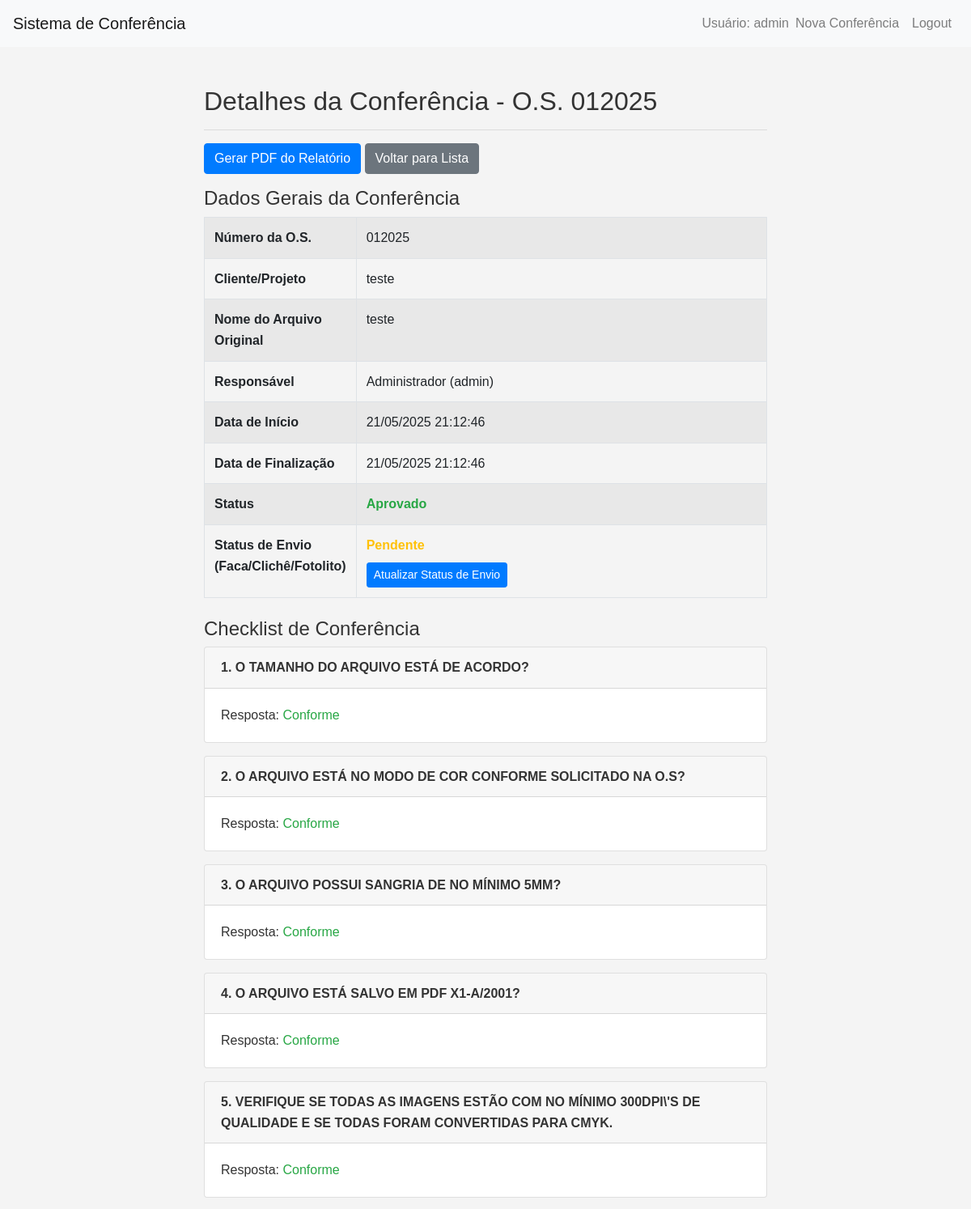
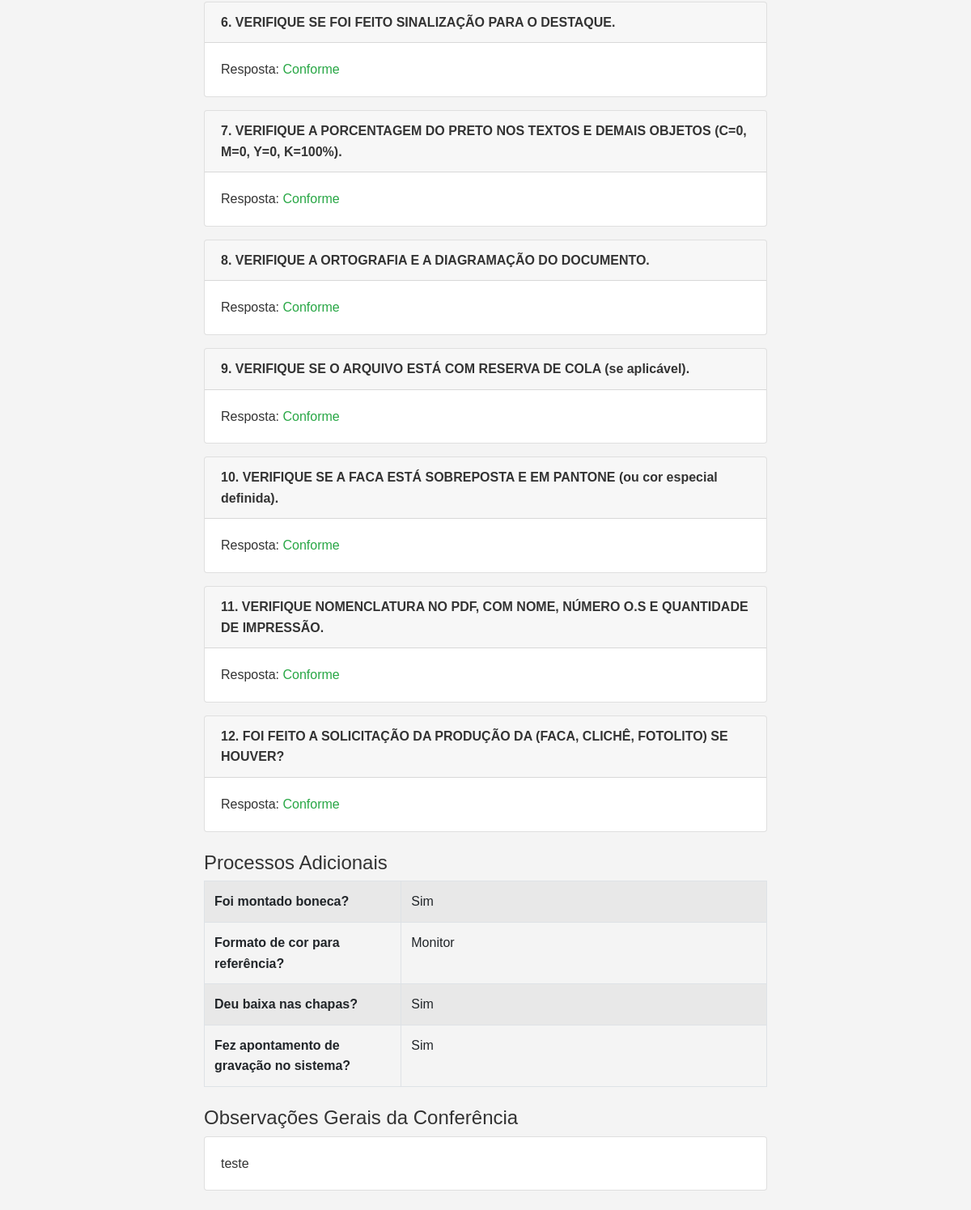
The page /conferencia/1 (signed in) on the database its author committed (2 pictures, top to bottom).
### app.py (models this page shows, shortened)
class Usuario(db.Model):
    __tablename__ = "Usuarios"
    id_usuario = db.Column(db.Integer, primary_key=True, autoincrement=True)
    nome_usuario = db.Column(db.String(80), unique=True, nullable=False)
    senha_hash = db.Column(db.String(200), nullable=False)
    nome_completo = db.Column(db.String(120), nullable=False)
    email = db.Column(db.String(120), unique=True, nullable=True)
    perfil = db.Column(db.String(50), default="operador") # operador, supervisor
    data_criacao = db.Column(db.DateTime, default=datetime.datetime.utcnow)
    conferencias = db.relationship("Conferencia", backref="responsavel", lazy=True)

class Conferencia(db.Model):
    __tablename__ = "Conferencias"
    id_conferencia = db.Column(db.Integer, primary_key=True, autoincrement=True)
    id_usuario_responsavel = db.Column(db.Integer, db.ForeignKey("Usuarios.id_usuario"), nullable=False)
    numero_os = db.Column(db.String(100), nullable=False, index=True)
    nome_cliente_projeto = db.Column(db.String(200))
    nome_arquivo_original = db.Column(db.String(255))
    data_inicio_conferencia = db.Column(db.DateTime, default=datetime.datetime.utcnow)
    data_fim_conferencia = db.Column(db.DateTime)
    observacoes_gerais = db.Column(db.Text)
    status_conferencia = db.Column(db.String(50), default="Em Andamento") # Em Andamento, Aprovado, Reprovado com Pendências
    itens_conferencia = db.relationship("ItemConferencia", backref="conferencia_pai", lazy=True, cascade="all, delete-orphan")
    processos_adicionais = db.relationship("ProcessoAdicionalConferencia", backref="conferencia_pai", lazy=True, uselist=False, cascade="all, delete-orphan")

class ItemConferencia(db.Model):
    __tablename__ = "ItensConferencia"
    id_item_conferencia = db.Column(db.Integer, primary_key=True, autoincrement=True)
    id_conferencia = db.Column(db.Integer, db.ForeignKey("Conferencias.id_conferencia"), nullable=False)
    codigo_item_checklist = db.Column(db.String(100), nullable=False)
    descricao_item_checklist = db.Column(db.Text, nullable=False)
    resposta = db.Column(db.String(50)) # Conforme, Não Conforme, N/A
    observacao_item = db.Column(db.Text)

class ProcessoAdicionalConferencia(db.Model):
    __tablename__ = "ProcessosAdicionaisConferencia"
    id_processo_conferencia = db.Column(db.Integer, primary_key=True, autoincrement=True)
    id_conferencia = db.Column(db.Integer, db.ForeignKey("Conferencias.id_conferencia"), nullable=False)
    montou_boneca = db.Column(db.String(20))
    referencia_cor = db.Column(db.String(100))
    detalhe_referencia_cor = db.Column(db.String(255))
    deu_baixa_chapas = db.Column(db.String(20))
    fez_apontamento_sistema = db.Column(db.String(20))

### app.py (the view)
@app.route("/conferencia/<int:id_conferencia>")
def visualizar_conferencia(id_conferencia):
    if "user_id" not in session:
        return redirect(url_for("login"))
    conferencia = Conferencia.query.get_or_404(id_conferencia)
    if conferencia.id_usuario_responsavel != session["user_id"]:
        flash("Você não tem permissão para ver esta conferência.", "danger")
        return redirect(url_for("index"))
    usuario = Usuario.query.get(session["user_id"])
    return render_template("conferencia_detalhe.html", conferencia=conferencia, usuario=usuario)

### app.py (called while the page is built)
@app.template_filter("datetimeformat")
def datetimeformat(value, format="%d/%m/%Y %H:%M:%S"):
    if value is None:
        return ""
    return value.strftime(format)

### templates/conferencia_detalhe.html (shortened to what this page needs)
{% extends "base.html" %}
{% block content %}
<div class="container mt-4">
    <h2>Detalhes da Conferência - O.S. {{ conferencia.numero_os }}</h2>
    <hr>
    <div class="mb-3">
        <a href="{{ url_for('gerar_pdf_conferencia', id_conferencia=conferencia.id_conferencia) }}" class="btn btn-primary" target="_blank">Gerar PDF do Relatório</a>
        <a href="{{ url_for('index') }}" class="btn btn-secondary">Voltar para Lista</a>
    </div>
    <h4>Dados Gerais da Conferência</h4>
    <table class="table table-bordered table-striped">
        <tbody>
            <tr>
                <th scope="row" style="width: 25%;">Número da O.S.</th>
                <td>{{ conferencia.numero_os }}</td>
            </tr>
            <tr>
                <th scope="row">Cliente/Projeto</th>
                <td>{{ conferencia.nome_cliente_projeto if conferencia.nome_cliente_projeto else 'N/A' }}</td>
            </tr>
            <tr>
                <th scope="row">Nome do Arquivo Original</th>
                <td>{{ conferencia.nome_arquivo_original if conferencia.nome_arquivo_original else 'N/A' }}</td>
            </tr>
            <tr>
                <th scope="row">Responsável</th>
                <td>{{ conferencia.responsavel.nome_completo }} ({{ conferencia.responsavel.nome_usuario }})</td>
            </tr>
            <tr>
                <th scope="row">Data de Início</th>
                <td>{{ conferencia.data_inicio_conferencia|datetimeformat }}</td>
            </tr>
            <tr>
                <th scope="row">Data de Finalização</th>
                <td>{{ conferencia.data_fim_conferencia|datetimeformat if conferencia.data_fim_conferencia else 'Em Andamento' }}</td>
            </tr>
            <tr>
                <th scope="row">Status</th>
                <td class="{% if conferencia.status_conferencia == 'Reprovado com Pendências'%}text-danger font-weight-bold{% elif conferencia.status_conferencia == 'Aprovado'%}text-success font-weight-bold{% endif %}">
                    {{ conferencia.status_conferencia }}
                </td>
            </tr>
            <tr>
                <th scope="row">Status de Envio (Faca/Clichê/Fotolito)</th>
                <td>
                    {% if conferencia.envio_faca_cliche %}
                        <span class="{% if conferencia.envio_faca_cliche.status_envio == 'Enviado'%}text-success font-weight-bold{% else %}text-warning font-weight-bold{% endif %}">
                            {{ conferencia.envio_faca_cliche.status_envio }}
                        </span>
                        {% if conferencia.envio_faca_cliche.status_envio == 'Enviado' and conferencia.envio_faca_cliche.responsavel_envio %}
                            <br><small>por {{ conferencia.envio_faca_cliche.responsavel_envio.nome_completo }} em {{ conferencia.envio_faca_cliche.data_envio|datetimeformat }}</small>
                        {% endif %}
                        {% if conferencia.envio_faca_cliche.observacoes_envio %}
                            <br><small><em>Observações: {{ conferencia.envio_faca_cliche.observacoes_envio }}</em></small>
                        {% endif %}
                    {% else %}
                        <span class="text-warning font-weight-bold">Pendente</span>
                    {% endif %}
                    {% if usuario.perfil == 'responsavel_envio' or usuario.perfil == 'supervisor' %}
                    <br>
                    <button type="button" class="btn btn-sm btn-primary mt-2" data-toggle="modal" data-target="#modalEnvio">
                        Atualizar Status de Envio
                    </button>
                    {% endif %}
                </td>
            </tr>
        </tbody>
    </table>
    <h4 class="mt-4">Checklist de Conferência</h4>
    {% for item in conferencia.itens_conferencia %}
    <div class="card mb-3">
        <div class="card-header">
            <strong>{{ loop.index }}. {{ item.descricao_item_checklist }}</strong>
        </div>
        <div class="card-body">
            <p class="card-text">Resposta:
                <span class="{% if item.resposta == 'Não Conforme'%}text-danger font-weight-bold{% elif item.resposta == 'Conforme'%}text-success{% else %}text-muted{% endif %}">
                    {{ item.resposta if item.resposta else 'Não respondido' }}
                </span>
            </p>
        </div>
    </div>
    {% endfor %}
    {% if conferencia.processos_adicionais %}
    <h4 class="mt-4">Processos Adicionais</h4>
    <table class="table table-bordered table-striped">
        <tbody>
            <tr>
                <th scope="row" style="width: 35%;">Foi montado boneca?</th>
                <td>{{ conferencia.processos_adicionais.montou_boneca if conferencia.processos_adicionais.montou_boneca else 'N/A' }}</td>
            </tr>
            <tr>
                <th scope="row">Formato de cor para referência?</th>
                <td>
                    {{ conferencia.processos_adicionais.referencia_cor if conferencia.processos_adicionais.referencia_cor else 'N/A' }}
                </td>
            </tr>
            <tr>
                <th scope="row">Deu baixa nas chapas?</th>
                <td>{{ conferencia.processos_adicionais.deu_baixa_chapas if conferencia.processos_adicionais.deu_baixa_chapas else 'N/A' }}</td>
            </tr>
            <tr>
                <th scope="row">Fez apontamento de gravação no sistema?</th>
                <td>{{ conferencia.processos_adicionais.fez_apontamento_sistema if conferencia.processos_adicionais.fez_apontamento_sistema else 'N/A' }}</td>
            </tr>
        </tbody>
    </table>
    {% endif %}
    {% if conferencia.observacoes_gerais %}
    <h4 class="mt-4">Observações Gerais da Conferência</h4>
    <div class="card">
        <div class="card-body">
            <p class="card-text">{{ conferencia.observacoes_gerais }}</p>
        </div>
    </div>
    {% endif %}
</div>
{% endblock %}

### templates/base.html (shortened to what this page needs)
<!doctype html>
<html lang="pt-br">
<head>
    <link rel="stylesheet" href="https://stackpath.bootstrapcdn.com/bootstrap/4.5.2/css/bootstrap.min.css">
    <link rel="stylesheet" href="{{ url_for('static', filename='style.css') }}">
</head>
<body>
    <nav class="navbar navbar-expand-lg navbar-light bg-light">
        <a class="navbar-brand" href="{{ url_for('index') }}">Sistema de Conferência</a>
        <div class="collapse navbar-collapse" id="navbarNav">
            <ul class="navbar-nav ml-auto">
                {% if session.user_id %}
                    <li class="nav-item">
                        <span class="navbar-text">Usuário: {{ session.user_name }}</span>
                    </li>
                    <li class="nav-item">
                        <a class="nav-link" href="{{ url_for('nova_conferencia') }}">Nova Conferência</a>
                    </li>
                    <li class="nav-item">
                        <a class="nav-link" href="{{ url_for('logout') }}">Logout</a>
                    </li>
                {% endif %}
            </ul>
        </div>
    </nav>
    <div class="container mt-4">
        {% block content %}{% endblock %}
    </div>
</body>
</html>

### static/style.css (style rules this page uses)
body { font-family: sans-serif; line-height: 1.6; margin: 0; padding: 0; background-color: #f4f4f4; color: #333; }
.container { width: 80%; margin: auto; overflow: hidden; padding: 0 20px; }
.navbar { margin-bottom: 20px; }
.card { margin-bottom: 1.5rem; }
.card-header { font-weight: bold; }

### rows shown on the page
Usuario: user_name "admin", responsavel.nome_completo "Administrador", responsavel.nome_usuario "admin"
Conferencia: numero_os "012025", nome_cliente_projeto "teste", nome_arquivo_original "teste", data_inicio_conferencia "21/05/2025 21:12:46", data_fim_conferencia "21/05/2025 21:12:46", status_conferencia "Aprovado", observacoes_gerais "teste"
ItemConferencia: descricao_item_checklist "O TAMANHO DO ARQUIVO ESTÁ DE ACORDO?", resposta "Conforme"
ItemConferencia: descricao_item_checklist "O ARQUIVO ESTÁ NO MODO DE COR CONFORME SOLICITADO NA O.S?", resposta "Conforme"
ItemConferencia: descricao_item_checklist "O ARQUIVO POSSUI SANGRIA DE NO MÍNIMO 5MM?", resposta "Conforme"
ItemConferencia: descricao_item_checklist "O ARQUIVO ESTÁ SALVO EM PDF X1-A/2001?", resposta "Conforme"
ItemConferencia: descricao_item_checklist "VERIFIQUE SE TODAS AS IMAGENS ESTÃO COM NO MÍNIMO 300DPI\\'S DE QUALIDADE E SE TODAS FORAM CONVERTIDAS PARA CMYK.", resposta "Conforme"
ItemConferencia: descricao_item_checklist "VERIFIQUE SE FOI FEITO SINALIZAÇÃO PARA O DESTAQUE.", resposta "Conforme"
ItemConferencia: descricao_item_checklist "VERIFIQUE A PORCENTAGEM DO PRETO NOS TEXTOS E DEMAIS OBJETOS (C=0, M=0, Y=0, K=100%).", resposta "Conforme"
ItemConferencia: descricao_item_checklist "VERIFIQUE A ORTOGRAFIA E A DIAGRAMAÇÃO DO DOCUMENTO.", resposta "Conforme"
ItemConferencia: descricao_item_checklist "VERIFIQUE SE O ARQUIVO ESTÁ COM RESERVA DE COLA (se aplicável).", resposta "Conforme"
ItemConferencia: descricao_item_checklist "VERIFIQUE SE A FACA ESTÁ SOBREPOSTA E EM PANTONE (ou cor especial definida).", resposta "Conforme"
ItemConferencia: descricao_item_checklist "VERIFIQUE NOMENCLATURA NO PDF, COM NOME, NÚMERO O.S E QUANTIDADE DE IMPRESSÃO.", resposta "Conforme"
ItemConferencia: descricao_item_checklist "FOI FEITO A SOLICITAÇÃO DA PRODUÇÃO DA (FACA, CLICHÊ, FOTOLITO) SE HOUVER?", resposta "Conforme"
ProcessoAdicionalConferencia: processos_adicionais "Sim", processos_adicionais "Monitor"
